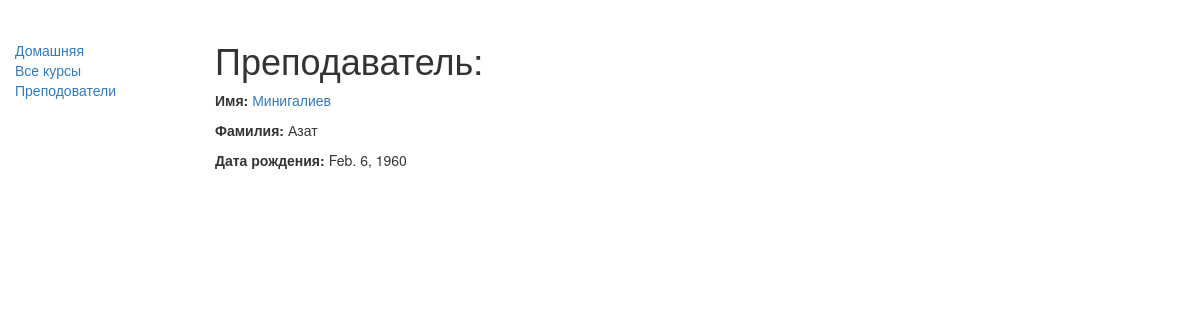
Screenshot of /firstapp/teacher/1 with the database file from the repository.
### firstapp/models.py (models this page shows, shortened)
class teacher(models.Model):
        first_name = models.CharField(max_length=100)
        last_name = models.CharField(max_length=100)
        date_of_birth = models.DateField(null=True, blank=True)

### firstapp/views.py (the view)
# urls.py: url(r'^teacher/(?P<pk>\d+)$', views.teacherDetailView.as_view(), name='данные о преподавателе'),
class teacherDetailView(generic.DetailView):
    model = teacher

### firstapp/templates/firstapp/teacher_detail.html (shortened to what this page needs)
﻿{% extends "base_generic.html" %}
{% block content %}
<h1>Преподаватель:</h1>
<p><strong>Имя:</strong> <a href="">{{ teacher.last_name }}</a></p>
<p><strong>Фамилия:</strong> {{ teacher.first_name }}</p>
<p><strong>Дата рождения:</strong> {{ teacher.date_of_birth }}</p>
{% endblock %}

### rows the page displays
teacher: last_name "Минигалиев", first_name "Азат", date_of_birth "Feb. 6, 1960"
